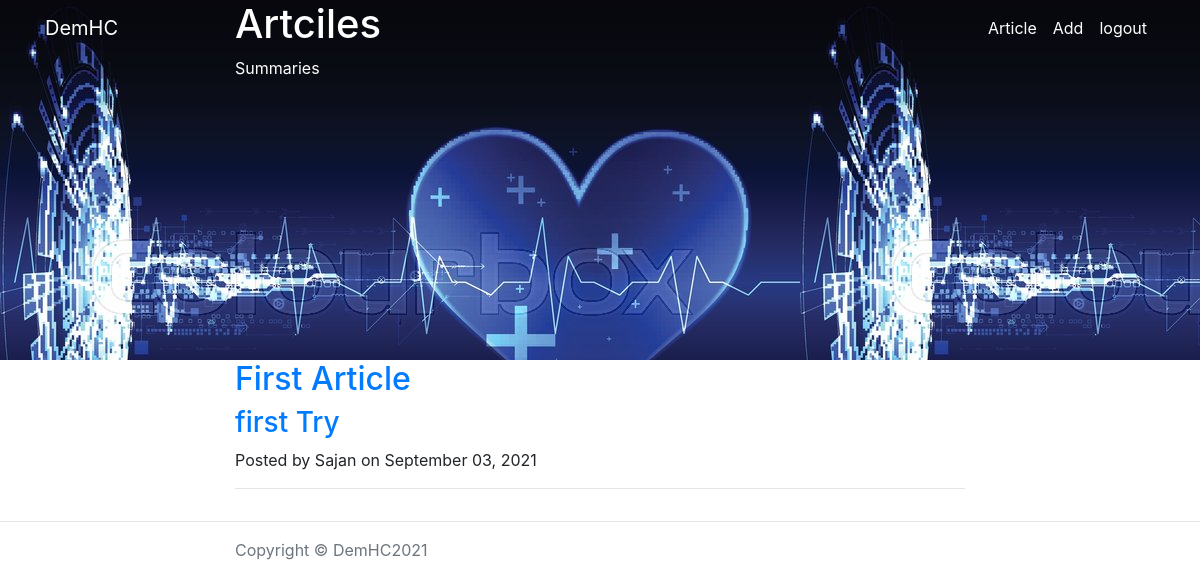
The app's page /article (signed in), older data.
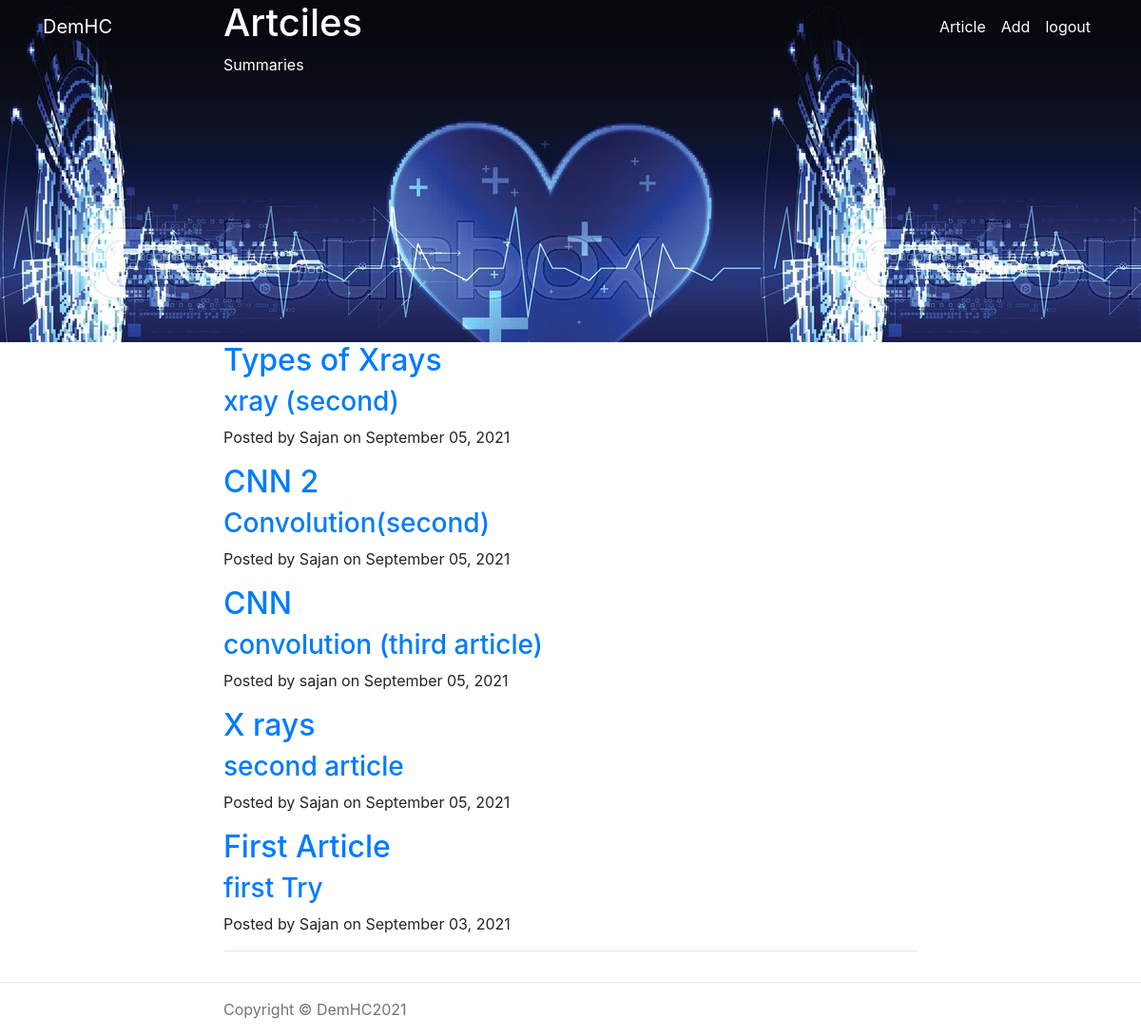
The same page, newer data.
### app.py (models this page shows)
class Blogpost(db.Model):
    id = db.Column(db.Integer, primary_key=True)
    title = db.Column(db.String(50))
    subtitle = db.Column(db.String(50))
    author = db.Column(db.String(20))
    date_posted = db.Column(db.DateTime)
    content = db.Column(db.Text)

### app.py (the view)
@app.route('/article',methods=['GET','POST'])
@login_required
def article():
    posts = Blogpost.query.order_by(Blogpost.date_posted.desc()).all()
    return render_template('article.html',posts=posts)

### app.py (called while the page is built)
@login_manager.user_loader
def load_user(user_id):
    return User.query.get(int(user_id))

### templates/article.html (shortened to what this page needs)
<!DOCTYPE html>
<html lang="en">
<head>
    <link rel="stylesheet" href="https://stackpath.bootstrapcdn.com/bootstrap/4.1.3/css/bootstrap.min.css">
    <link rel="stylesheet" href="https://use.fontawesome.com/releases/v5.6.1/css/all.css">
</head>
<body>
    <nav class="navbar navbar-expand-lg navbar-light fixed-top" id="mainNav">
        <div class="container">
            <a class="navbar-brand text-white" href="{{ url_for('index') }}">DemHC</a>
            <div class="collapse navbar-collapse" id="navbarResponsive">
                <ul class="navbar-nav ml-auto">
                    <li class="nav-item active">
                        <a class="nav-link text-white" href="">Article</a>
                    </li>
                    <li class="nav-item">
                        <a class="nav-link text-white" href="{{ url_for('add') }}">Add</a>
                    </li>
                    <li class="nav-item">
                        <a class="nav-link text-white" href="{{ url_for('logout') }}">logout</a>
                    </li>
                </ul>
            </div>
        </div>
    </nav>
    <header class="masthead" style="background-image: url('static/m.jpg'); height: 45vh;">
        <div class="container">
            <div class="row">
                <div class="col-lg-8 col-md-10 mx-auto">
                    <div class="site-heading text-white">
                        <h1>Artciles</h1>
                        <span class="subheading text-white">Summaries</span>
                    </div>
                </div>
            </div>
        </div>
    </header>
    <div class="container">
        <div class="row">
            <div class="col-lg-8 col-md-10 mx-auto">
                {% for post in posts %}
                <div class="post-preview">
                    <a href="{{ url_for('post', post_id=post.id) }}">
                        <h2 class="post-title">
                            {{ post.title }}
                        </h2>
                        <h3 class="post-subtitle">
                            {{ post.subtitle }}
                        </h3>
                    </a>
                    <p class="post-meta">Posted by {{ post.author }} on {{ post.date_posted.strftime('%B %d, %Y') }}</p>
                </div>
                {% endfor %}
                <hr>
            </div>
        </div>
    </div>
    <hr>
    <footer>
        <div class="container">
            <div class="row">
                <div class="col-lg-8 col-md-10 mx-auto">
                    <p class="copyright text-muted">Copyright &copy; DemHC2021</p>
                </div>
            </div>
        </div>
    </footer>
</body>
</html>

Row changes from the older to the newer data that the page shows:
added Blogpost: title "Types of Xrays", subtitle "xray (second)", author "Sajan", date_posted "September 05, 2021"
added Blogpost: title "CNN 2", subtitle "Convolution(second)", author "Sajan", date_posted "September 05, 2021"
added Blogpost: title "CNN", subtitle "convolution (third article)", author "sajan", date_posted "September 05, 2021"
added Blogpost: title "X rays", subtitle "second article", author "Sajan", date_posted "September 05, 2021"
